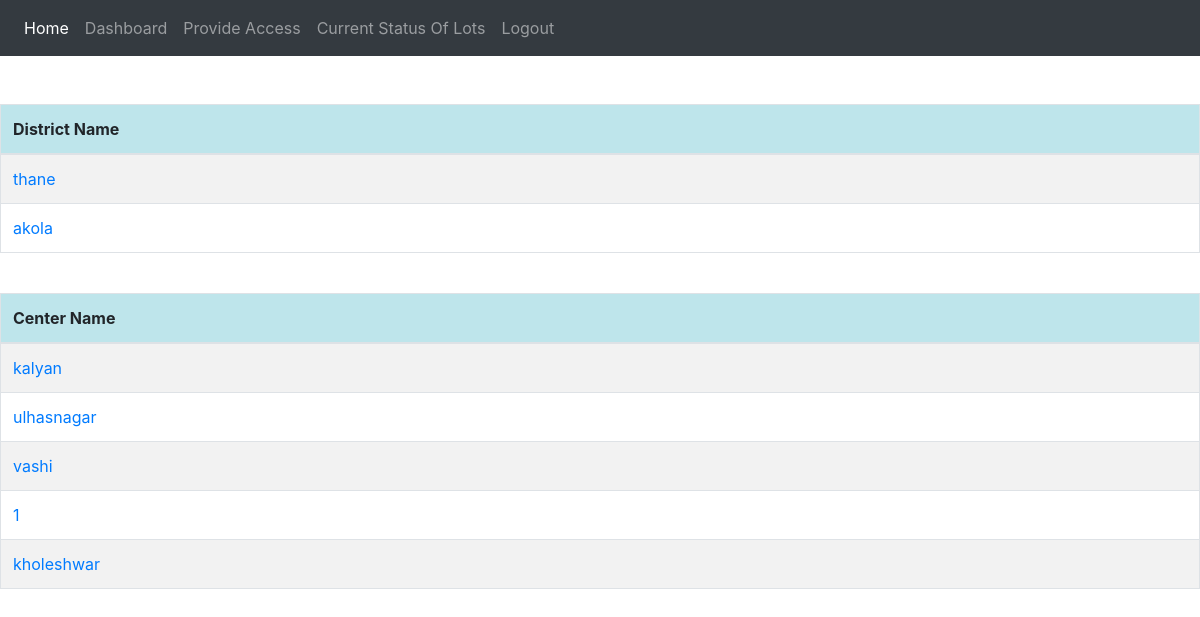
The page /dashboard/ (signed in) on the database as committed earlier.
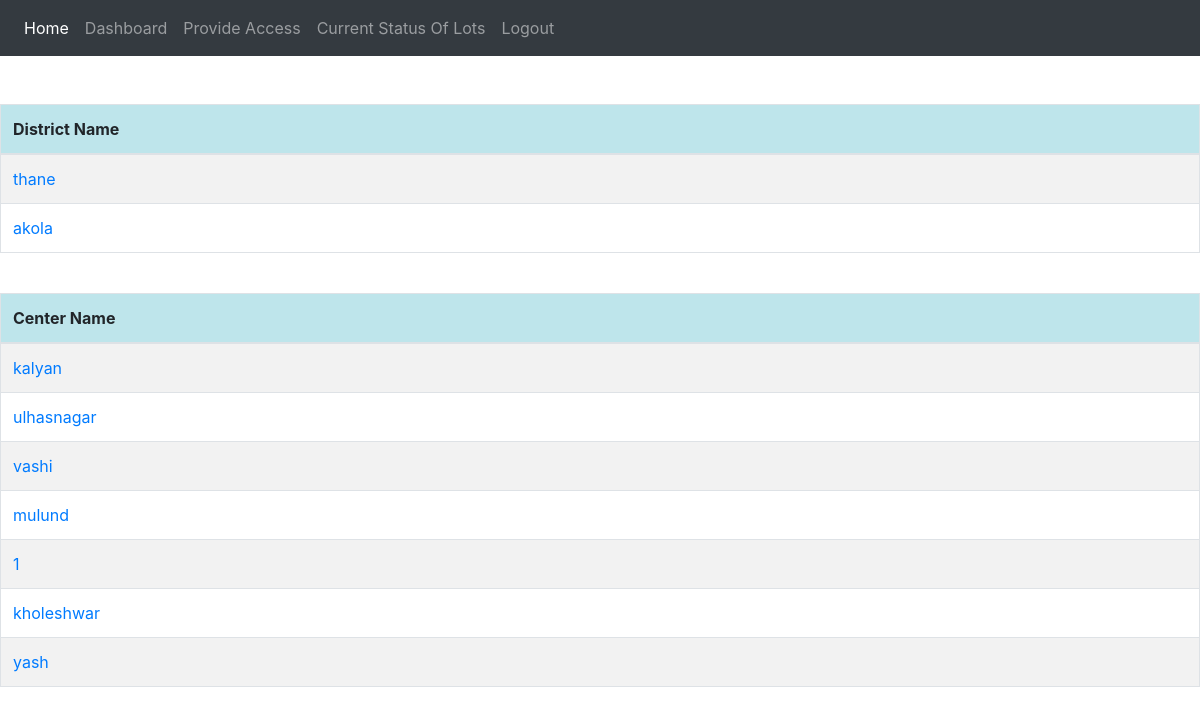
The same page on the database as committed later.
### vaccine_app/models.py (models this page shows, shortened)
class Center(models.Model):
    centerPrimaryKey = models.AutoField(primary_key=True)
    centerId = models.UUIDField(default=uuid.uuid4, editable=False, unique=True)
    district = models.ForeignKey(District, on_delete=models.CASCADE, related_name="Center")
    name = models.CharField(max_length=255, unique=True)
    maxCountPerDate = models.IntegerField(default=0)

### vaccine_app/views.py (the view)
# urls.py: path('dashboard/',views.dashboard,name='dashboard'),
@login_required(login_url="login_gen")
def dashboard(request):
    user=request.user
    center_access=AccessControlListCenter.objects.filter(person=user)
    if not user.is_districtadmin and center_access.count()==1:
        return redirect('/dashboard/center/'+center_access[0].center.name)
    if user.is_districtadmin:
        district_access=AccessControlListDistrict.objects.filter(person=user)
        center_name=[]
        district_name=[]
        for district in district_access:
            district_name.append(district.district.name)
            center_objs=Center.objects.filter(district=district.district)
            for center in center_objs:
                center_name.append(center.name)
        if center_access.count()!=0:
            for center in center_access:
                center_name.append(center.center.name)
        return render(request,'dashboard.html',{'centers':center_name,'districts':district_name})
    elif request.user.is_centeradmin and not user.is_districtadmin:
        center_name=[]
        district_name=[]
        for center in center_access:
            center_name.append(center.center.name)
        return render(request,'dashboard.html',{'centers':center_name,'districts':district_name})
    else :
        return redirect('login_gen')

### templates/dashboard.html
{% extends 'base.html' %}
{% block content %}
<br><br>
<table class="table  table-bordered table-striped">
  <thead>
    <tr class="table-info">
      <th scope="col">District Name</th>
    </tr>
  </thead>
  <tbody>
  {% if districts %}
      {% for district in districts %}
          <tr>
            {% url 'district_dash' district as district_url%}
            <td><a href="{{district_url}}">{{district}}</a></td>
          </tr>
      {% endfor %}
  {% endif %}
  </tbody>
</table>
<br>
<table class="table table-bordered table-striped">
    <thead>
      <tr class="table-info">
        <th scope="col">Center Name</th>
      </tr>
    </thead>
    <tbody>
      {% if centers %}
          {% for center in centers %}
              <tr>
                {% url 'center_dash' center as center_url%}
                <td><a href="{{center_url}}">{{center}}</a></td>
              </tr>
          {% endfor %}
      {% endif %}
    </tbody>
  </table>
{% endblock content %}

Rows that differ between the two databases and show on the page:
added Center: centers "mulund"
added Center: centers "yash"
